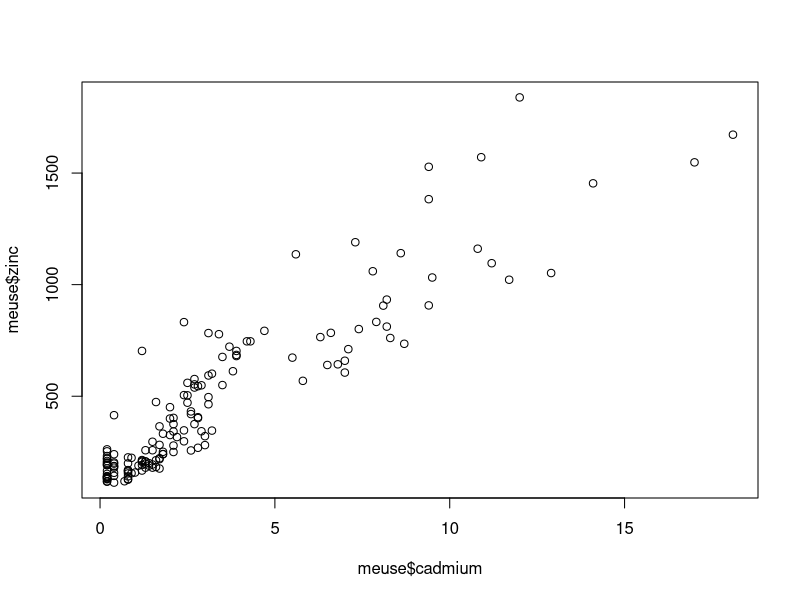
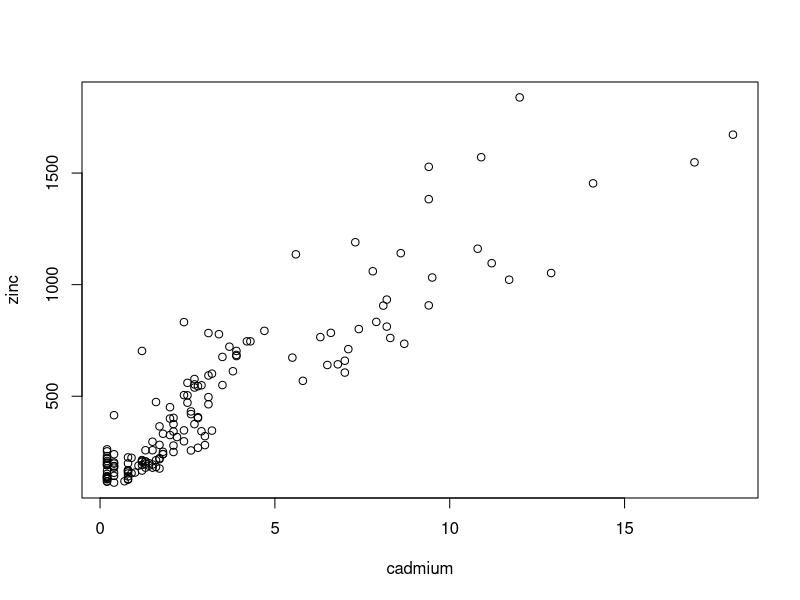
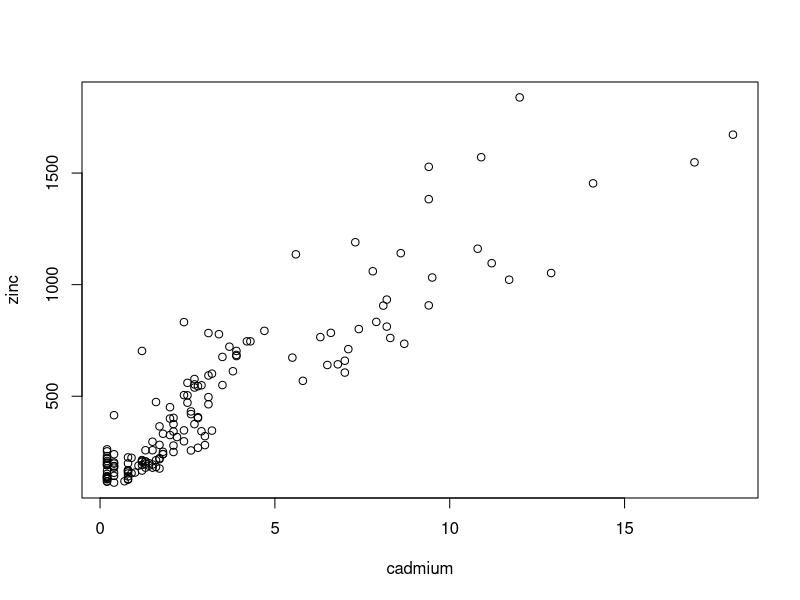
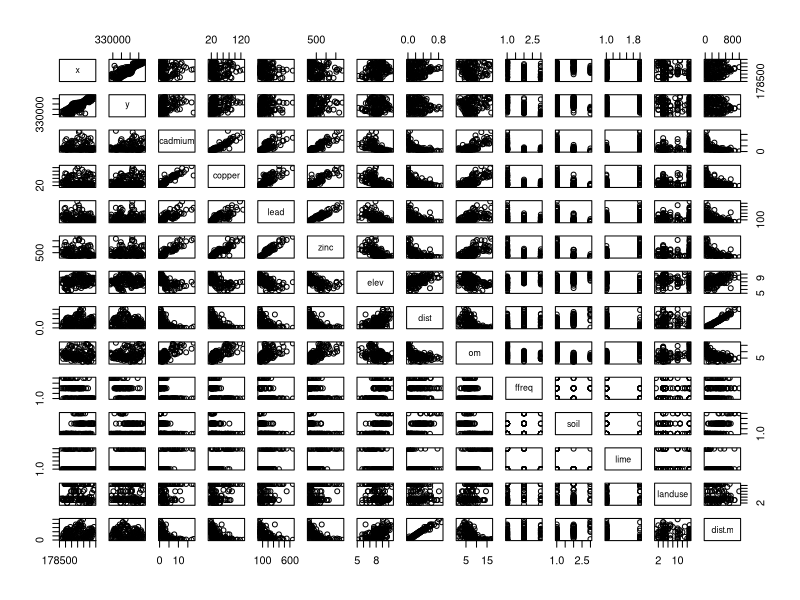
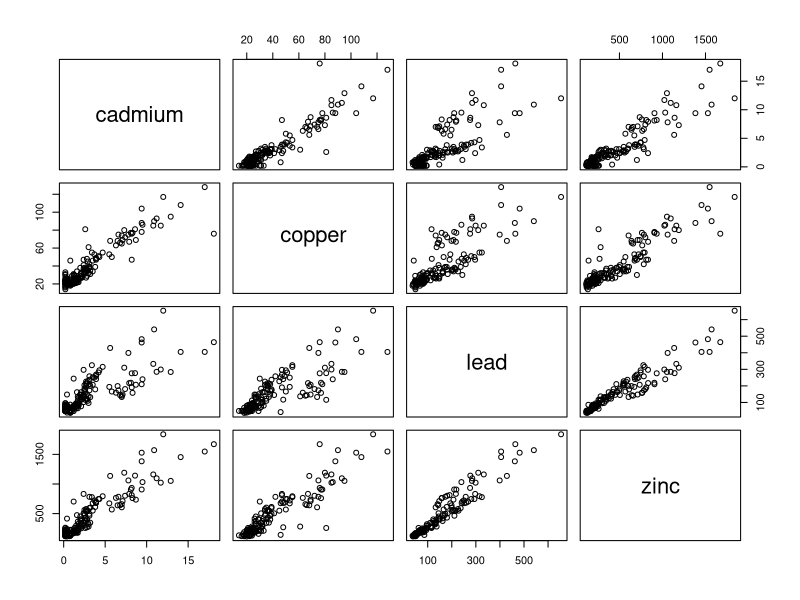
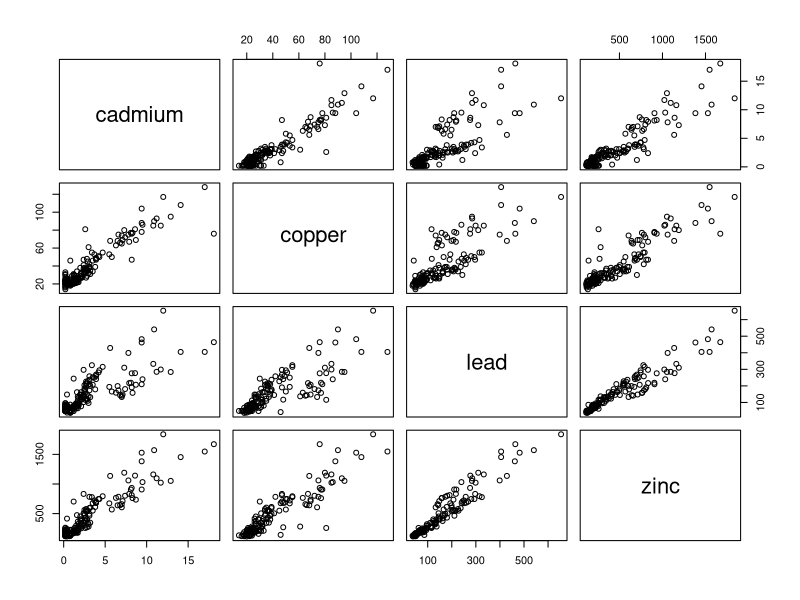
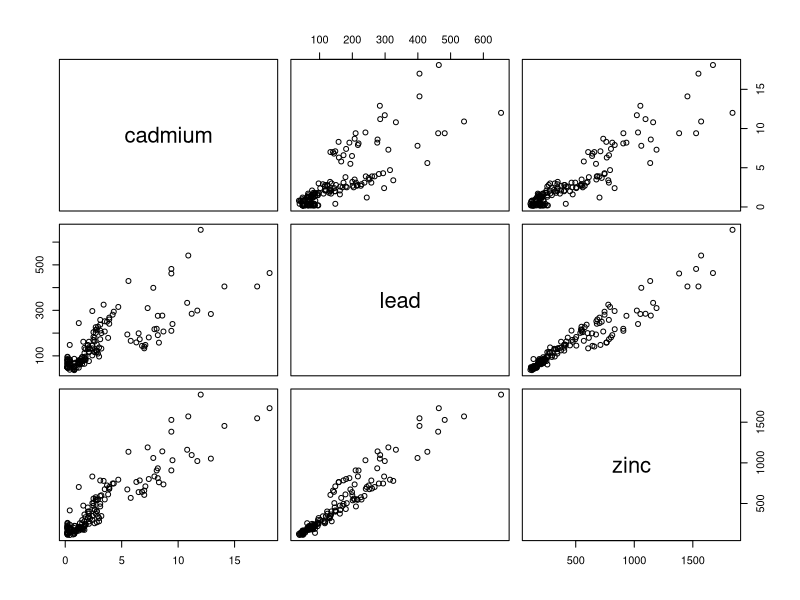
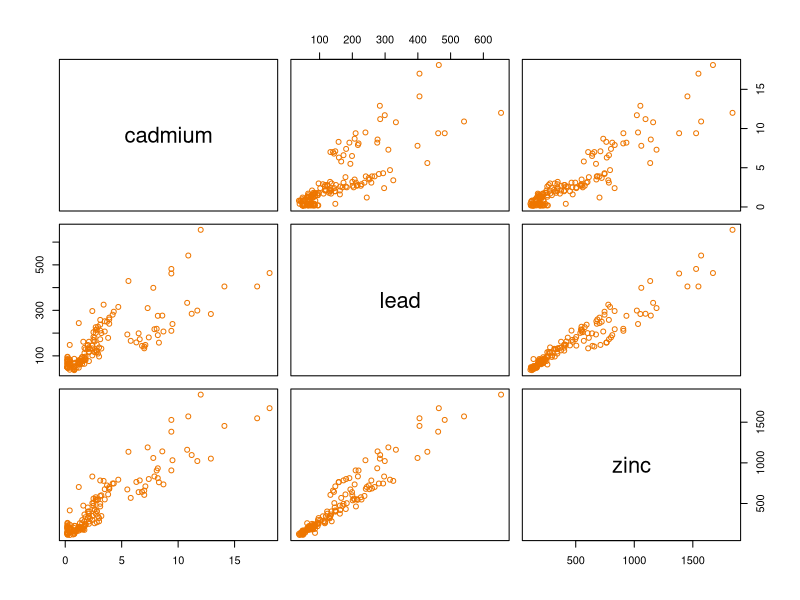

These figures' R source, in order:

### ecological interaction''''''''''''''''''''''''''''''''''''''''''''''''''''''''''''''''''''''''''''''''''''''''''''''''''''''''''''''''
# this is a code for investigating relationships among ecological variables

# install necessary packages using function -install.packages(""), in this case sp, used for managing spatial data 
install.packages("sp")   # "" are used everytime one leaves R environment, for ex. when downloading new packages

# use function -library() to load/activate package for script in R, alternative function -require(): same result
library(sp)

# recall dataset using the function -data(), 
data(meuse) # this is a free dataset inside of the packages sp, it is the measurements of 4 heavy metals in top soil based in Northern Europe
# to get more info on the meuse dataset: https://cran.r.project.org/web/packages/gstat/vignettes/gstat.pdf

# use functions -view(), -head() or simply the name of the dataset to look inside the dataset
meuse # opens the complete dataset in the console(messy): it is a dataframe with 164 rows + additional columns (soil, landuse type, distance etc.)
View(meuse) # opens the dataframe in a new window, just as if you opened it in the environment, function is from package Rcmdr, therefore install.packages("Rcmdr"), library(Rcmdr) first
head(meuse) # opens the header and the first few rows of the dataframe in the console
names(meuse) # gives the names of the columns of the dataframe
# function -dev.off() is used to close opened windows


# 1st excersise: calculate the mean of all the variables
summary(meuse) # gives you the min, 1st quantile, median, mean, 3rd quantile and max values of each of the columns
mean(meuse$cadmium) # gives you the specific mean of one column


# 2nd exercise: plot zinc(y) against cadmium(x)
plot(meuse$cadmium, meuse$zinc)  # in order for r to recognize the column names, you can either specify them using $ or teach him the column names beforehand
dev.off() # to close the plot window

# to teach R the name of the columns you can link the dataframe meuse with the column names camium and zinc:
cadmium <- meuse$cadmium # use $ to specify which column and use <- to connect it to a new object 
zinc <- meuse$zinc 
plot(cadmium, zinc) # now one can simply plot c vs z and R knows where to take the data from

# using the function -attach $ is not necessary anymore, this function can only be used with dataframes
attach(meuse) # this attaches the database to the R search path, R therefore finds column inside meuse
plot(cadmium, zinc) # now you can simply plot c vs z and R looks in meuse for it
# if you want to detach again use function -detach()

# to create a scatterplot matrice with all the variables plotted against each other use function -pairs()
pairs(meuse) # shows mirrored image of all 14 variables: matrix of 14 x 13: 180 potential relationships, all plotted at once, very functional

# 2 options to pair just a few of the variables against each other
# to create a scatterplot matrix with only the element variables cadmium, copper, lead and zinc
pairs(meuse[,3:6]) # this way you specify that you only want the variables in columns 3-6 to be plotted
pairs(~ cadmium + copper + lead + zinc, data = meuse) # this way you specify the wanted variables by their column names

# to make the graph more appealing visually you only want cadmium, lead and zinc
pairs(~ cadmium + lead + zinc, data = meuse)

# now you want to change the color of the graphs
pairs(~ cadmium + lead + zinc, data = meuse, col = "darkorange2")

# to change the symbol in the graphs
pairs(~ cadmium + lead + zinc, data = meuse, col = "darkorange2", pch = 23)

# and increase the symbol size: 2 = double the size 
pairs(~ cadmium + lead + zinc, data = meuse, col = "darkorange2", pch = 23, cex = 2)


### Spatial data analysis ''''''''''''''''''''''''''''''''''''''''''''''''''''''''''''''''''''''''''''''''''''''''''''''''''''''''''''''''
# we want to use the dataset meuse for spatial analysis
# the function ~coordinates() either creates a spatial object, or in this case retrieves its coordinates
coordinates(meuse) = ~x+y

# the function ~plot() now shows how the data is spatially distributed
plot(meuse) 

# the function ~spplot() shows how variables, in this case elements like cadmium, lead etc. are concentrated spatially
spplot(meuse, "cadmium", main="Concentration of Cadmium") # plots the concentration of cadmium
spplot(meuse, "copper", main="Concentration of Copper") # plots the concentration of copper

# to see two variables use ~c(=concatenate) to attach both variables
spplot(meuse, c("copper","zinc"))

# to create a bubble-plot of spatial data use function ~bubble(), use ~col("") to edit the color of the bubble symbol
bubble(meuse, "zinc")
bubble(meuse, "lead", col="darkorchid4")
